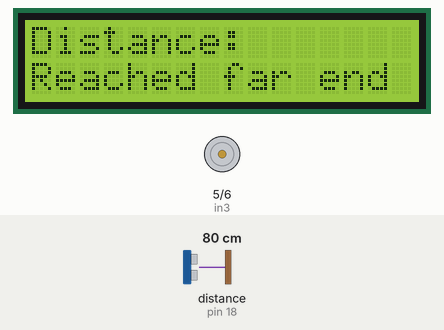
The sketch below on a simulated Arduino Uno, built with avr-gcc and run on an emulated ATmega328P. Shown: 16×2 character LCD, motor-driver pin pairs drawn as motors (green arrow = first pin HIGH = forward, orange = second pin HIGH = backward, longer = more drive, scaled by the enable pin). Wiring (inferred from the names in the program): ultrasonic range finder: trigger pin 19; echo pin 18. The inputs (shaded band) are chosen by the test bench; at power-on: distance to the obstacle (sensor on pin 18) 80 cm. The echo pulse lasts 58.3 µs per cm.

Above: at 3.2 s.
3.3 s: distance to the obstacle (sensor on pin 18) set to 22 cm
6.6 s: distance to the obstacle (sensor on pin 18) set to 19 cm
At 7.3 s:
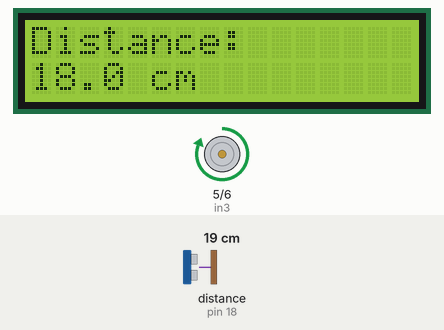
10.2 s: distance to the obstacle (sensor on pin 18) set to 13 cm
At 11.8 s:
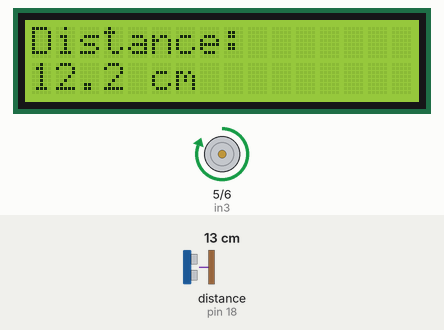
13.8 s: distance to the obstacle (sensor on pin 18) set to 10 cm
At 14.8 s:
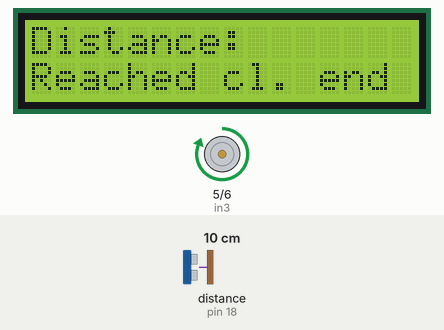
17.4 s: distance to the obstacle (sensor on pin 18) set to 35 cm
At 19.5 s:
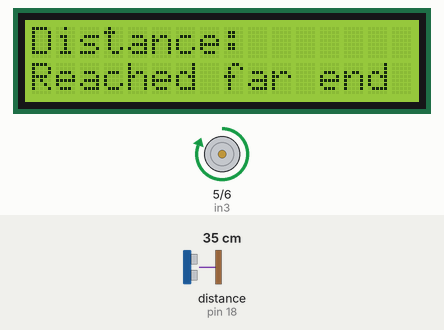
21.0 s: distance to the obstacle (sensor on pin 18) set to 24 cm
23.2 s: distance to the obstacle (sensor on pin 18) set to 20 cm
At 24.2 s:
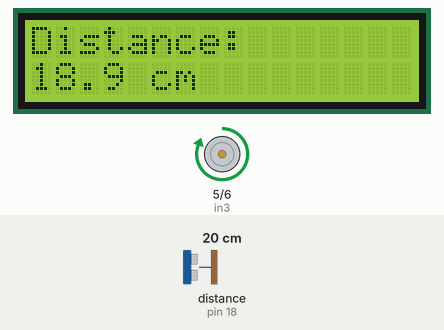
Timing chart, 0 to 26.2 s (numbered marks = the images above; inputs shaded):
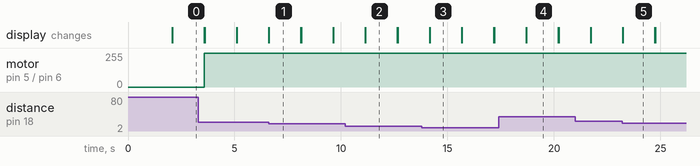

Measured:
- the behaviour switches between 21 and 20 cm on distance to the obstacle (sensor on pin 18) (found by bisection; images 0 and 1)
- the behaviour switches between 12 and 11 cm on distance to the obstacle (sensor on pin 18) (found by bisection; images 2 and 3)
- the behaviour switches between 22 and 21 cm on distance to the obstacle (sensor on pin 18) (found by bisection; images 4 and 5)
- after the input at 6.6 s, the display: first differs from a run without the input at once (image 1)
- after the input at 10.2 s, the display: first differs from a run without the input after 0.95 s (image 2)
- after the input at 13.8 s, the display: first differs from a run without the input after 0.37 s (image 3)
- after the input at 17.4 s, the display: first differs from a run without the input after 1.3 s (image 4)
- after the input at 23.2 s, the display: first differs from a run without the input at once (image 5)

The sketch:

lab6.ino
```cpp
/*  lab6 Zhibo Wang
Control based on Sensor Feedbacks
 */

#include <LiquidCrystal.h>

LiquidCrystal lcd(8, 9, 10, 11, 12, 13);

const int echo = 18;
const int trigger = 19;
float time = 0;
float distance = 0;

const int enable2 = 3;
const int in3 = 5;
const int in4 = 6;

float targetDistance;

void setup()
{
    // opens serial port, sets data rate to 9600 bps
    Serial.begin(9600);

    pinMode(trigger, OUTPUT);
    pinMode(echo, INPUT);

    pinMode(enable2, OUTPUT);
    pinMode(in3, OUTPUT);
    pinMode(in4, OUTPUT);

    // set up the LCD's number of columns and rows:
    lcd.begin(16, 2);
    lcd.print("Ultrasonic");
    // set the cursor to (column 0, line 1)
    // line 1 is the second row, since counting begins with 0
    lcd.setCursor(0, 1);
    lcd.print("Distance Control");
    lcd.clear();
    lcd.print("System Initializing");
    delay(2000);

    targetDistance = 15;
}

void loop()
{
    lcd.clear();
    digitalWrite(trigger, LOW);
    delayMicroseconds(2);
    digitalWrite(trigger, HIGH);
    delayMicroseconds(10);
    digitalWrite(trigger, LOW);
    delayMicroseconds(2);
    time = pulseIn(echo, HIGH);
    distance = time * 330 / 20000;
    lcd.clear();
    lcd.print("Distance: ");
    lcd.setCursor(0, 1);

    if (distance < 11)
    {
        lcd.print("Reached cl. end");
    }
    else if (distance > 20)
    {
        lcd.print("Reached far end");
    }
    else if (16 < distance && distance < 17)
    {
        lcd.print("Reached Midpoint");
    }
    else if (distance > 11 && distance < 21)
    {
        lcd.print(distance, 1);
        lcd.print(" cm");
    }

    delay(1500);
    // // -> 20cm (CW)
    // analogWrite(enable2, 255);
    // digitalWrite(in3, HIGH);
    // digitalWrite(in4, LOW);
    // delay(3000);

    // // 10cm <- (CCW)
    // analogWrite(enable2, 255);
    // digitalWrite(in3, LOW);
    // digitalWrite(in4, HIGH);
    // delay(3000);

    targetDistance = distanceControl(targetDistance, distance);
}

float distanceControl(int targetDistance, float distance)
{
    if (targetDistance > distance)
    {
        analogWrite(enable2, 255);
        digitalWrite(in3, LOW);
        digitalWrite(in4, HIGH);
    }
    else if (targetDistance < distance)
    {
        analogWrite(enable2, 255);
        digitalWrite(in3, HIGH);
        digitalWrite(in4, LOW);
    }

    digitalWrite(trigger, LOW);
    delayMicroseconds(2);
    digitalWrite(trigger, HIGH);
    delayMicroseconds(10);
    digitalWrite(trigger, LOW);
    delayMicroseconds(2);
    time = pulseIn(echo, HIGH);
    distance = time * 330 / 20000;

    if (targetDistance - 0.5 < distance || distance < targetDistance + 0.5)
    {
        targetDistance = distance;
    }
    return targetDistance;
}
```
